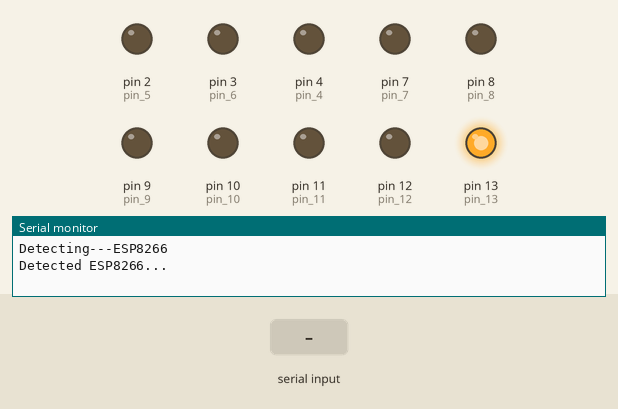
Simulated run of this sketch. Board: Arduino Uno, built with avr-gcc and run on an emulated ATmega328P. Parts: output pins drawn as LEDs (lit = HIGH), the last lines printed to the serial monitor. The inputs (shaded band) are chosen by the test bench. The modem accepts every AT command (registered, SIM ready, sends succeed) and sends nothing else.

Above: at 0.2 s.
At 5.3 s:
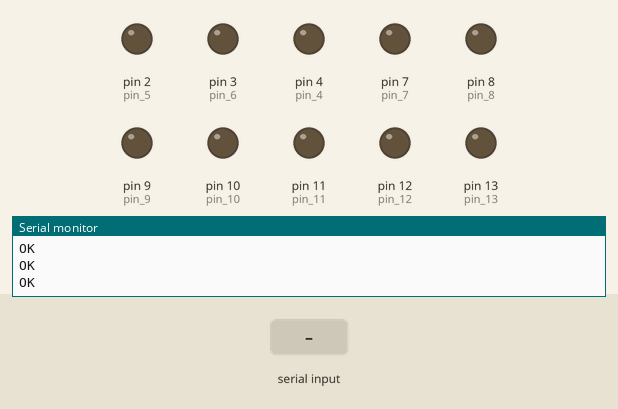
5.4 s: "1" received over the second serial link
Timing chart, 0 to 8.4 s (numbered marks = the images above; inputs shaded):
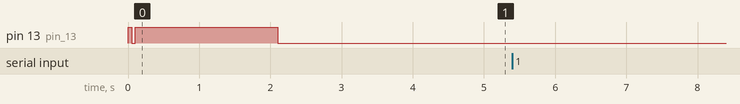

The sketch:

ESP_Ctrl_Arduino.ino
```cpp
#include<stdlib.h>
#include <SoftwareSerial.h>
SoftwareSerial esp(5, 6); // RX, TX
int pin_4 = 4, pin_5 = 2, pin_6 = 3, pin_7 = 7, pin_8 = 8, pin_9 = 9, pin_10 = 10, pin_11 = 11, pin_12 = 12, pin_13 = 13;

void Communicate(){
  Serial.println("comuni");
  for(;;){
    if (esp.available()) {
      Serial.write(esp.read());
    }

    if (Serial.available()) {
      esp.write(Serial.read());
      if(Serial.find("Exit")){
        break;
      }
    }
  }
}
void ESP_Setup(){         //Serial brgin 115200 bps
  esp.begin(115200);
  Serial.begin(115200);
  }
void pin_Setup(){         //Setup pin
  pinMode(pin_4,OUTPUT);
  pinMode(pin_5,OUTPUT);
  pinMode(pin_6,OUTPUT);
  pinMode(pin_7,OUTPUT);
  pinMode(pin_8,OUTPUT);
  pinMode(pin_9,OUTPUT);
  pinMode(pin_10,OUTPUT);
  pinMode(pin_11,OUTPUT);
  pinMode(pin_12,OUTPUT);
  pinMode(pin_13,OUTPUT);
}
void ESP_Check(){         //Checking device is plug or not
  Serial.println("Detecting---ESP8266");
  for(int a=0;a<15;a++){
    esp.println("AT");
    digitalWrite(pin_13, HIGH);
    delay(50);
    digitalWrite(pin_13, LOW);
    delay(50);

    if(esp.find("OK")){
      Serial.println("Detected ESP8266...");
      digitalWrite(pin_13, HIGH);
      delay(2000);
      digitalWrite(pin_13, LOW);
      ESP_TCP_Server();
      break;
    }
    if(a==14){
      Serial.println("plug your ESP8266 Module RX to pin-3 and TX to pin-2");
      digitalWrite(pin_13, HIGH);
    }
  }
}
void ESP_TCP_Server(){    //creating a TCP server
  Serial.println("Creating TCP Server Wait...");
  esp.println("AT+CWMODE=2");
  delay(500);
  esp.println("AT+CIPMUX=1");
  delay(500);
  esp.println("AT+CIPSERVER=1,36");
  delay(1000);
  Serial.println("TCP Server Create.");
}
void ESP_Receive(){       //Receiving bytes from client
  if(esp.find("+IPD,0,5:113")){digitalWrite(pin_13,HIGH);}
  else if(esp.find("+IPD,0,5:013")){digitalWrite(pin_13,LOW);}
  else if(esp.find("+IPD,0,5:112")){digitalWrite(pin_12,HIGH);}
  else if(esp.find("+IPD,0,5:012")){digitalWrite(pin_12,LOW);}

  else if(esp.find("+IPD,0,5:111")){digitalWrite(pin_11,LOW);}
  else if(esp.find("+IPD,0,5:011")){digitalWrite(pin_11,HIGH);}

  else if(esp.find("+IPD,0,5:110")){digitalWrite(pin_10,LOW);}
  else if(esp.find("+IPD,0,5:010")){digitalWrite(pin_10,LOW);}

  else if(esp.find("+IPD,0,4:19")){digitalWrite(pin_9,HIGH);}
  else if(esp.find("+IPD,0,4:09")){digitalWrite(pin_9,LOW);}
}


void setup()
{
  pin_Setup();
  ESP_Setup();
  ESP_Check();
}

void loop(){
  if (esp.available()) {
    Serial.write(esp.read());
    //if(esp.find("Com")){Communicate();}
    /*else if(esp.find("lll")){digitalWrite(pin_13,LOW);}
    else if(esp.find("on")){digitalWrite(pin_13,HIGH);}
    else if(esp.find("off")){digitalWrite(pin_13,LOW);}*/
  }

  if (Serial.available()) {
    esp.write(Serial.read());
  }
}
```
